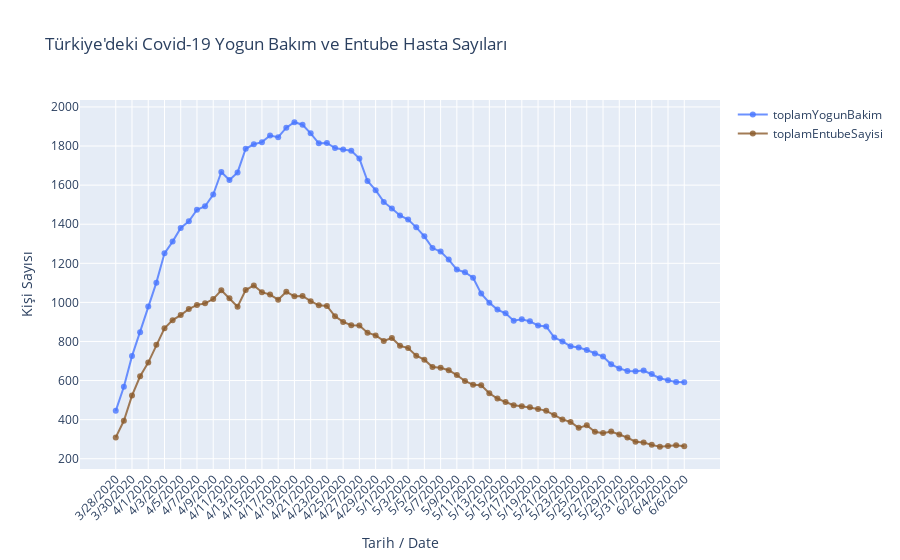

Write notebook code for a chart like this one.
### Code cell
yogunBakim = go.Scatter(x =mart26Sonrasi.Tarih,
                    y = mart26Sonrasi.toplamYogunBakim,
                    mode = "lines+markers",
                    name = "toplamYogunBakim",
                    marker = dict(color = 'rgba(72,118 ,255, 0.8)'),
                    text= mart26Sonrasi.toplamYogunBakim
                   )
entubeHasta = go.Scatter(x =mart26Sonrasi.Tarih,
                    y = mart26Sonrasi.toplamEntubeSayisi,
                    mode = "lines+markers",
                    name = "toplamEntubeSayisi",
                    marker = dict(color = 'rgba(139, 90, 43, 0.8)'),
                    text= mart26Sonrasi.toplamEntubeSayisi
                   )
data2 = [yogunBakim,entubeHasta]
layout = dict(title = "Türkiye'deki Covid-19 Yogun Bakım ve Entube Hasta Sayıları", 
              xaxis= dict(title= 'Tarih / Date'), yaxis= dict(title= 'Kişi Sayısı'), xaxis_tickangle=-45)
fig = dict(data = data2, layout = layout)
iplot(fig)

### Figure 1 — Plotly figure (JSON) as saved in the notebook; plotly's stock layout.template omitted (floating-point values rounded to 4 significant figures)
{"data": [{"marker": {"color": "rgba(72,118 ,255, 0.8)"}, "mode": "lines+markers", "name": "toplamYogunBakim", "text": [445, 568, 725, 847, 979, 1101, 1251, 1311, 1381, 1415, 1474, 1492, 1552, 1667, 1626, 1665, 1786, 1809, 1820, 1854, 1845, 1894, 1922, 1909, 1865, 1814, 1816, 1790, 1782, 1776, 1736, 1621, 1574, 1514, 1480, 1445, 1424, 1384, 1338, 1278, 1260, 1219, 1168, 1154, 1126, 1045, 998, 963, 944, 906, 914, 903, 882, 877, 820, 800, 775, 769, 756, 739, 723, 683, 662, 649, 648, 651, 633, 612, 602, 592, 591], "type": "scatter", "x": ["3/28/2020", "3/29/2020", "3/30/2020", "3/31/2020", "4/1/2020", "4/2/2020", "4/3/2020", "4/4/2020", "4/5/2020", "4/6/2020", "4/7/2020", "4/8/2020", "4/9/2020", "4/10/2020", "4/11/2020", "4/12/2020", "4/13/2020", "4/14/2020", "4/15/2020", "4/16/2020", "4/17/2020", "4/18/2020", "4/19/2020", "4/20/2020", "4/21/2020", "4/22/2020", "4/23/2020", "4/24/2020", "4/25/2020", "4/26/2020", "4/27/2020", "4/28/2020", "4/29/2020", "4/30/2020", "5/1/2020", "5/2/2020", "5/3/2020", "5/4/2020", "5/5/2020", "5/6/2020", "5/7/2020", "5/8/2020", "5/9/2020", "5/10/2020", "5/11/2020", "5/12/2020", "5/13/2020", "5/14/2020", "5/15/2020", "5/16/2020", "5/17/2020", "5/18/2020", "5/19/2020", "5/20/2020", "5/21/2020", "5/22/2020", "5/23/2020", "5/24/2020", "5/25/2020", "5/26/2020", "5/27/2020", "5/28/2020", "5/29/2020", "5/30/2020", "5/31/2020", "6/1/2020", "6/2/2020", "6/3/2020", "6/4/2020", "6/5/2020", "6/6/2020"], "y": [445, 568, 725, 847, 979, 1101, 1251, 1311, 1381, 1415, 1474, 1492, 1552, 1667, 1626, 1665, 1786, 1809, 1820, 1854, 1845, 1894, 1922, 1909, 1865, 1814, 1816, 1790, 1782, 1776, 1736, 1621, 1574, 1514, 1480, 1445, 1424, 1384, 1338, 1278, 1260, 1219, 1168, 1154, 1126, 1045, 998, 963, 944, 906, 914, 903, 882, 877, 820, 800, 775, 769, 756, 739, 723, 683, 662, 649, 648, 651, 633, 612, 602, 592, 591]}, {"marker": {"color": "rgba(139, 90, 43, 0.8)"}, "mode": "lines+markers", "name": "toplamEntubeSayisi", "text": [309, 394, 523, 622, 692, 783, 867, 909, 935, 966, 987, 995, 1017, 1062, 1021, 978, 1063, 1087, 1052, 1040, 1014, 1054, 1031, 1033, 1006, 985, 982, 929, 900, 883, 882, 845, 831, 803, 818, 778, 766, 727, 707, 669, 665, 653, 628, 598, 578, 576, 535, 508, 490, 474, 468, 463, 455, 445, 424, 401, 388, 358, 371, 338, 331, 339, 324, 308, 287, 283, 271, 261, 265, 269, 264], "type": "scatter", "x": ["3/28/2020", "3/29/2020", "3/30/2020", "3/31/2020", "4/1/2020", "4/2/2020", "4/3/2020", "4/4/2020", "4/5/2020", "4/6/2020", "4/7/2020", "4/8/2020", "4/9/2020", "4/10/2020", "4/11/2020", "4/12/2020", "4/13/2020", "4/14/2020", "4/15/2020", "4/16/2020", "4/17/2020", "4/18/2020", "4/19/2020", "4/20/2020", "4/21/2020", "4/22/2020", "4/23/2020", "4/24/2020", "4/25/2020", "4/26/2020", "4/27/2020", "4/28/2020", "4/29/2020", "4/30/2020", "5/1/2020", "5/2/2020", "5/3/2020", "5/4/2020", "5/5/2020", "5/6/2020", "5/7/2020", "5/8/2020", "5/9/2020", "5/10/2020", "5/11/2020", "5/12/2020", "5/13/2020", "5/14/2020", "5/15/2020", "5/16/2020", "5/17/2020", "5/18/2020", "5/19/2020", "5/20/2020", "5/21/2020", "5/22/2020", "5/23/2020", "5/24/2020", "5/25/2020", "5/26/2020", "5/27/2020", "5/28/2020", "5/29/2020", "5/30/2020", "5/31/2020", "6/1/2020", "6/2/2020", "6/3/2020", "6/4/2020", "6/5/2020", "6/6/2020"], "y": [309, 394, 523, 622, 692, 783, 867, 909, 935, 966, 987, 995, 1017, 1062, 1021, 978, 1063, 1087, 1052, 1040, 1014, 1054, 1031, 1033, 1006, 985, 982, 929, 900, 883, 882, 845, 831, 803, 818, 778, 766, 727, 707, 669, 665, 653, 628, 598, 578, 576, 535, 508, 490, 474, 468, 463, 455, 445, 424, 401, 388, 358, 371, 338, 331, 339, 324, 308, 287, 283, 271, 261, 265, 269, 264]}], "layout": {"title": {"text": "Türkiye'deki Covid-19 Yogun Bakım ve Entube Hasta Sayıları"}, "xaxis": {"tickangle": -45, "title": {"text": "Tarih / Date"}}, "yaxis": {"title": {"text": "Kişi Sayısı"}}}}
